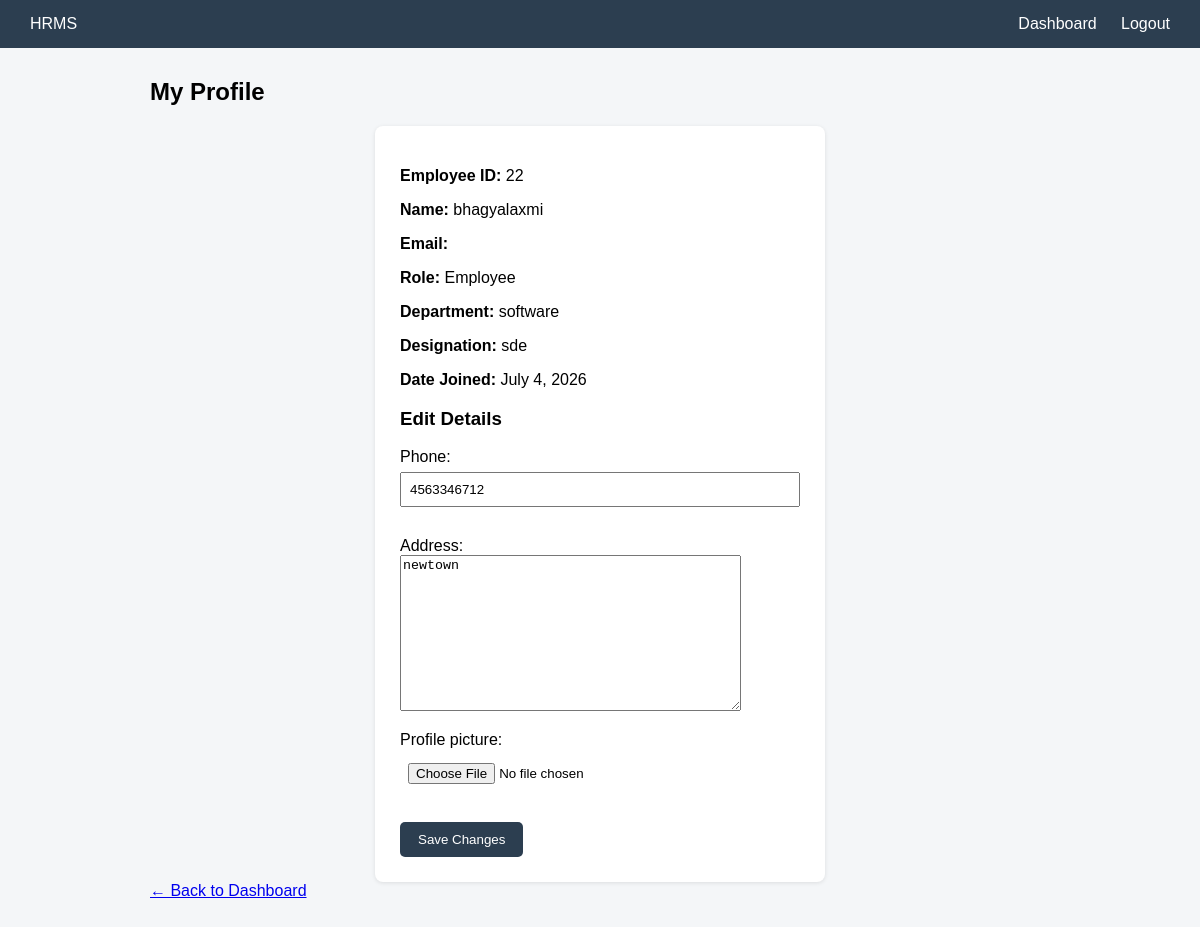
/profile/ (signed in), run on the app's committed database.
### app/models.py (models this page shows, shortened)
class Profile(models.Model):
    ROLE_CHOICES = (
        ('admin', 'Admin/HR'),
        ('employee', 'Employee'),
    )
    user = models.OneToOneField(User, on_delete=models.CASCADE)
    employee_id = models.CharField(max_length=10, unique=True, blank=True)
    role = models.CharField(max_length=10, choices=ROLE_CHOICES, default='employee')
    phone = models.CharField(max_length=15, blank=True, null=True)
    address = models.TextField(blank=True, null=True)
    designation = models.CharField(max_length=100, blank=True, null=True)
    department = models.CharField(max_length=100, blank=True, null=True)
    date_joined = models.DateField(default=timezone.now)
    profile_picture = models.ImageField(upload_to='profile_pics/', blank=True, null=True)

### app/views.py (the view)
# urls.py: path('profile/', views.profile_view, name='profile_view'),
@login_required
def profile_view(request):
    profile = Profile.objects.get(user=request.user)
    if request.method == 'POST':
        form = ProfileEditForm(request.POST, request.FILES, instance=profile)
        if form.is_valid():
            form.save()
            messages.success(request, 'Profile updated successfully.')
            return redirect('profile_view')
    else:
        form = ProfileEditForm(instance=profile)
    return render(request, 'profile.html', {'profile': profile, 'form': form})

### app/forms.py
class ProfileEditForm(forms.ModelForm):
    class Meta:
        model = Profile
        fields = ['phone', 'address', 'profile_picture']

### templates/profile.html (shortened to what this page needs)
{% extends 'base.html' %}
{% block content %}
<h2>My Profile</h2>
<div class="form-box">
    <p><strong>Employee ID:</strong> {{ profile.employee_id }}</p>
    <p><strong>Name:</strong> {{ profile.user.username }}</p>
    <p><strong>Email:</strong> {{ profile.user.email }}</p>
    <p><strong>Role:</strong> {{ profile.get_role_display }}</p>
    <p><strong>Department:</strong> {{ profile.department|default:"-" }}</p>
    <p><strong>Designation:</strong> {{ profile.designation|default:"-" }}</p>
    <p><strong>Date Joined:</strong> {{ profile.date_joined }}</p>
    <h3>Edit Details</h3>
    <form method="POST" enctype="multipart/form-data">
        {{ form.as_p }}
        <button type="submit">Save Changes</button>
    </form>
</div>
<a href="{% url 'dashboard' %}">← Back to Dashboard</a>
{% endblock %}

### static/css/style.css (style rules this page uses)
body { font-family: Arial, sans-serif; margin: 0; background: #f4f6f8; }
.form-box { background: white; padding: 25px; border-radius: 8px; box-shadow: 0 1px 4px rgba(0,0,0,0.1); max-width: 400px; margin: 0 auto; }
.form-box input, .form-box select { width: 100%; padding: 8px; margin: 6px 0 14px; box-sizing: border-box; }
button { background: #2c3e50; color: white; border: none; padding: 10px 18px; border-radius: 5px; cursor: pointer; }

### data on the page
Profile: employee_id "22", user.username "bhagyalaxmi", role "Employee", department "software", designation "sde", date_joined "July 4, 2026", phone "4563346712", address "newtown"
